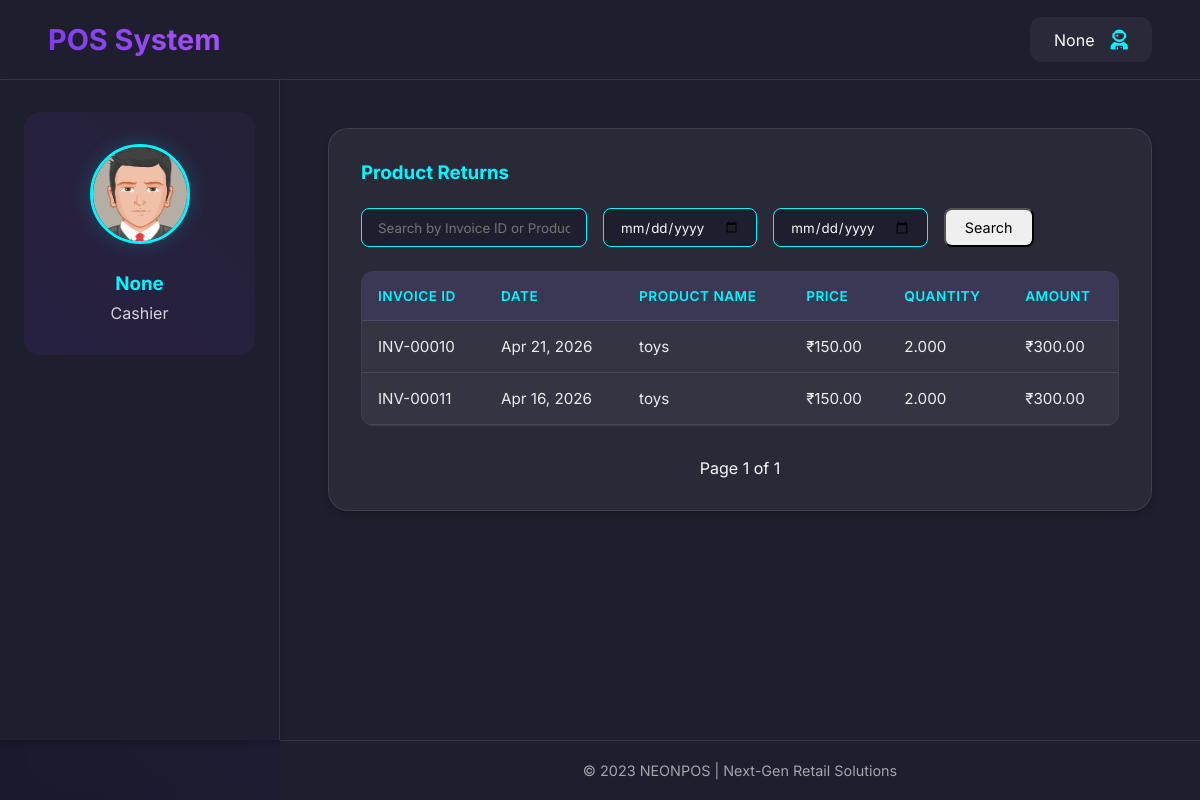
Page /return-history/ on the committed database.
### cashier/models.py (models this page shows)
class Returns(models.Model):
    invoice_id = models.CharField(max_length=20, primary_key=True, editable=False)
    product_name = models.CharField(max_length=255)
    price = models.DecimalField(max_digits=10, decimal_places=2)
    quantity = models.DecimalField(max_digits=10, decimal_places=3)
    amount=models.DecimalField(max_digits=10, decimal_places=2)
    date=models.DateField(default=datetime.now(),null=False,blank=False)

### cashier/views.py (the view)
# urls.py: path('return-history/',c_views.return_history, name='return_history'),
def return_history(request):
    ename = request.session.get('ename')
    email = request.session.get('email')
    user_id = request.session.get('id')
    username = request.session.get('username')
    search_query = request.GET.get('search', '')
    start_date = request.GET.get('start_date', '')
    end_date = request.GET.get('end_date', '')
    returns_list = Returns.objects.all().order_by('-date')
    if search_query:
        returns_list = returns_list.filter(
            models.Q(invoice_id__icontains=search_query) |
            models.Q(product_name__icontains=search_query)
        )
    if start_date and end_date:
        returns_list = returns_list.filter(date__range=[start_date, end_date])
    elif start_date:
        returns_list = returns_list.filter(date__gte=start_date)
    elif end_date:
        returns_list = returns_list.filter(date__lte=end_date)
    paginator = Paginator(returns_list, 10)  # Show 10 returns per page
    page_number = request.GET.get('page')
    returns = paginator.get_page(page_number)
    context = {
        'returns': returns,
        'search_query': search_query,
        'start_date': start_date,
        'end_date': end_date,
        'ename': ename,
        'email': email,
        'user_id': user_id,
        'username': username,
    }
    return render(request, 'returnhistory.html', context)

### templates/returnhistory.html (shortened to what this page needs)
<!DOCTYPE html>
<html lang="en">
<head>
    {% load static %}
    <link rel="stylesheet" href="https://cdnjs.cloudflare.com/ajax/libs/font-awesome/6.0.0/css/all.min.css">
</head>
<body>
    <div class="dashboard-container">
        <header class="header">
            <div class="logo">POS System</div>
            <div class="user-info">
                <span>{{ username }}</span>
                <i class="fas fa-user-astronaut fa-lg" style="color: var(--neon);"></i>
            </div>
        </header>
        <aside class="sidebar">
            <div class="employee-profile">
                <img src="{% static 'adminp/dist/img/avatar5.png' %}" alt="Profile" class="profile-img">
                <h3 style="color: var(--neon); margin-bottom: 0.5rem;">{{ ename }}</h3>
                <p style="color: rgba(255, 255, 255, 0.8);"> Cashier</p>
            </div>
        </aside>
        <main class="main-content">
            <div class="card">
                <h3 style="color: var(--neon); margin-bottom: 1.5rem;">Product Returns</h3>
                <form method="GET" class="form-inline">
                    <input type="text" name="search" placeholder="Search by Invoice ID or Product Name"
                        value="{{ search_query }}" class="form-control">
                    <input type="date" name="start_date" value="{{ start_date }}" class="form-control">
                    <input type="date" name="end_date" value="{{ end_date }}" class="form-control">
                    <button type="submit" class="btn btn-primary">Search</button>
                </form>
                <div class="table-container">
                    <table>
                        <thead>
                            <tr>
                                <th>Invoice ID</th>
                                <th>Date</th>
                                <th>Product Name</th>
                                <th>Price</th>
                                <th>Quantity</th>
                                <th>Amount</th>
                            </tr>
                        </thead>
                        <tbody>
                            {% for return in returns %}
                            <tr>
                                <td>{{ return.invoice_id }}</td>
                                <td>{{ return.date|date:"M d, Y" }}</td>
                                <td>{{ return.product_name }}</td>
                                <td>₹{{ return.price }}</td>
                                <td>{{ return.quantity }}</td>
                                <td>₹{{ return.amount }}</td>
                            </tr>
                            {% empty %}
                            <tr>
                                <td colspan="6" style="text-align: center;">No returns found</td>
                            </tr>
                            {% endfor %}
                        </tbody>
                    </table>
                </div>
                <div class="pagination-controls">
                    <span>Page {{ returns.number }} of {{ returns.paginator.num_pages }}</span>
                </div>
            </div>
        </main>
        <footer class="footer">
            © 2023 NEONPOS | Next-Gen Retail Solutions
        </footer>
    </div>
</body>
</html>

### templates/returnhistory.html (style rules this page uses)
:root { --primary: #7c3aed; --secondary: #a855f7; --accent: #10b981; --dark: #1e1e2e; --light: #f8fafc; --neon: #00f7ff; --glass: rgba(255, 255, 255, 0.05); --shadow: 0 4px 6px rgba(0, 0, 0, 0.2); }
* { margin: 0; padding: 0; box-sizing: border-box; font-family: 'Inter', sans-serif; }
body { background: linear-gradient(45deg, #1a1a2e, #2a2a4a); color: var(--light); min-height: 100vh; }
.dashboard-container { display: grid; grid-template-columns: 280px 1fr; grid-template-rows: 80px 1fr 60px; min-height: 100vh; backdrop-filter: blur(10px); }
.header { grid-column: 1 / -1; background: var(--dark); display: flex; align-items: center; justify-content: space-between; padding: 0 3rem; border-bottom: 1px solid rgba(255, 255, 255, 0.1); box-shadow: var(--shadow); }
.logo { font-size: 1.8rem; font-weight: 700; background: linear-gradient(45deg, var(--primary), var(--secondary)); -webkit-background-clip: text; -webkit-text-fill-color: transparent; }
.user-info { display: flex; align-items: center; gap: 1rem; padding: 0.8rem 1.5rem; border-radius: 12px; background: var(--glass); transition: all 0.3s ease; }
.sidebar { background: var(--dark); border-right: 1px solid rgba(255, 255, 255, 0.1); padding: 2rem 1.5rem; position: relative; box-shadow: var(--shadow); }
.employee-profile { text-align: center; margin-bottom: 3rem; position: relative; padding: 2rem 1rem; border-radius: 16px; background: linear-gradient(45deg, rgba(124, 58, 237, 0.1), rgba(168, 85, 247, 0.05)); }
.profile-img { width: 100px; height: 100px; border-radius: 50%; margin-bottom: 1.5rem; border: 3px solid var(--neon); box-shadow: 0 0 20px rgba(0, 247, 255, 0.2); transition: transform 0.3s ease; }
.main-content { padding: 3rem; background: var(--dark); }
.card { background: var(--glass); padding: 2rem; border-radius: 20px; border: 1px solid rgba(255, 255, 255, 0.1); transition: all 0.3s ease; position: relative; overflow: hidden; box-shadow: var(--shadow); }
.footer { grid-column: 2 / -2; background: var(--dark); display: flex; align-items: center; justify-content: center; font-size: 0.9rem; color: rgba(255, 255, 255, 0.6); border-top: 1px solid rgba(255, 255, 255, 0.1); }
.table-container { overflow-x: auto; margin-top: 1.5rem; border-radius: 12px; border: 1px solid rgba(255, 255, 255, 0.1); }
table { width: 100%; border-collapse: collapse; background: var(--glass); }
th, td { padding: 1.2rem; text-align: left; border-bottom: 1px solid rgba(255, 255, 255, 0.05); }
th { background: rgba(122, 90, 248, 0.1); color: var(--neon); font-weight: 600; text-transform: uppercase; font-size: 0.85rem; letter-spacing: 0.5px; }
td { color: rgba(255, 255, 255, 0.9); font-size: 0.95rem; }
.btn { padding: 0.5rem 1.2rem; font-size: 0.9rem; border-radius: 8px; display: inline-flex; align-items: center; gap: 0.5rem; }
.form-inline { display: flex; justify-content: flex-start; gap: 1rem; margin-bottom: 1.5rem; }
.form-control { padding: 0.6rem 1rem; border-radius: 8px; border: 1px solid var(--neon); background: var(--dark); color: var(--light); }
.pagination-controls { display: flex; justify-content: space-between; align-items: center; margin-top: 1rem; }
.table-container { overflow-x: auto; margin-bottom: 2rem; }
th, td { padding: 1rem; text-align: left; border-bottom: 1px solid rgba(255, 255, 255, 0.1); }

### rows in the picture
Returns: invoice_id "INV-00010", date "Apr 21, 2026", product_name "toys", price "150.00", quantity "2.000", amount "300.00"
Returns: invoice_id "INV-00011", date "Apr 16, 2026", product_name "toys", price "150.00", quantity "2.000", amount "300.00"

### other values in the picture
{{ username }} "None"
{{ ename }} "None"
{{ returns.number }} "1"
{{ returns.paginator.num_pages }} "1"
